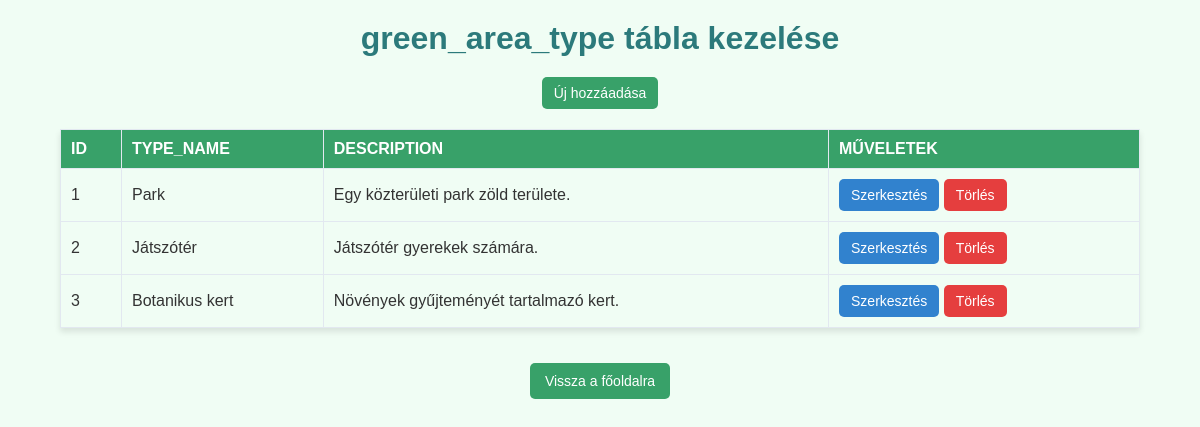
The page /admin/table.php?table=green_area_type on the database its author committed.
### tables this page shows
CREATE TABLE green_area_type (
    id INT AUTO_INCREMENT PRIMARY KEY,
    type_name VARCHAR(50) NOT NULL,
    description TEXT
);

### admin/table.php (the view, shortened to what this page needs)
<?php
require '../db.php';
$table = $_GET['table'] ?? null;
try {
    $stmt = $pdo->query("SELECT * FROM $table");
    $data = $stmt->fetchAll(PDO::FETCH_ASSOC);
    $columns = array_keys($data[0] ?? []);
} catch (PDOException $e) {
    die("Hiba: " . $e->getMessage());
}
?>
<!DOCTYPE html>
<html>
<head>
    <link rel="stylesheet" href="styles.css">
</head>
<body>
    <h1><?= htmlspecialchars($table) ?> tábla kezelése</h1>
    <a href="create.php?table=<?= htmlspecialchars($table) ?>">Új hozzáadása</a>
    <table>
        <thead>
            <tr>
                <?php foreach ($columns as $column): ?>
                <th><?= htmlspecialchars($column) ?></th>
                <?php endforeach; ?>
                <th>Műveletek</th>
            </tr>
        </thead>
        <tbody>
            <?php foreach ($data as $row): ?>
            <tr>
                <?php foreach ($row as $value): ?>
                <td><?= htmlspecialchars($value) ?></td>
                <?php endforeach; ?>
                <td>
                    <a href="edit.php?table=<?= htmlspecialchars($table) ?>&id=<?= $row['id'] ?>">Szerkesztés</a>
                    <a href="delete.php?table=<?= htmlspecialchars($table) ?>&id=<?= $row['id'] ?>" onclick="return confirm('Biztos törölni szeretnéd?')">Törlés</a>
                </td>
            </tr>
            <?php endforeach; ?>
        </tbody>
    </table>
    <div class="nav-buttons">
    <a href="index.php" class="btn-home">Vissza a főoldalra</a>
</div>
</body>
</html>

### admin/styles.css (style rules this page uses)
body { font-family: 'Arial', sans-serif; background-color: #f0fdf4; margin: 0; padding: 0; color: #333; display: flex; flex-direction: column; align-items: center; min-height: 100vh; }
h1 { color: #2c7a7b; text-align: center; margin: 20px 0; }
table { width: 90%; max-width: 1200px; margin: 20px; border-collapse: collapse; box-shadow: 0 4px 6px rgba(0, 0, 0, 0.1); }
table th, table td { border: 1px solid #e2e8f0; padding: 10px; text-align: left; }
table th { background-color: #38a169; color: white; text-transform: uppercase; }
table tr:nth-child(even) { background-color: #f0fdf4; }
a { padding: 8px 12px; border: none; border-radius: 5px; font-size: 14px; display: inline-flex; justify-content: center; align-items: center; text-align: center; }
a[href*="create"] { background-color: #38a169; color: white; text-decoration: none; }
a[href*="edit"] { background-color: #3182ce; color: white; text-decoration: none; }
a[href*="delete"] { background-color: #e53e3e; color: white; text-decoration: none; }
.nav-buttons { display: flex; justify-content: flex-start; gap: 15px; margin: 15px; }
.nav-buttons .btn-back, .nav-buttons .btn-home { padding: 10px 15px; border: none; border-radius: 5px; font-size: 14px; cursor: pointer; text-decoration: none; color: white; display: inline-flex; justify-content: center; align-items: center; }
.nav-buttons .btn-home { background-color: #38a169; }

### rows shown on the page
green_area_type: id "1", type_name "Park", description "Egy közterületi park zöld területe."
green_area_type: id "2", type_name "Játszótér", description "Játszótér gyerekek számára."
green_area_type: id "3", type_name "Botanikus kert", description "Növények gyűjteményét tartalmazó kert."

### other values the page prints
$table "green_area_type"
$column "ID"
$column "TYPE_NAME"
$column "DESCRIPTION"
